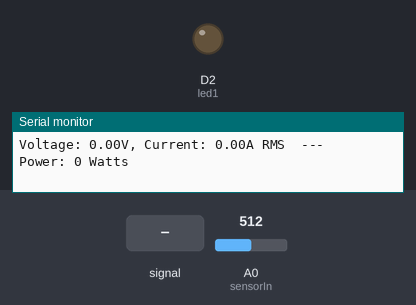
Simulated run of this sketch. Board: ESP8266 (NodeMCU). Parts: output pins drawn as LEDs (lit = HIGH), the last lines printed to the serial monitor. The test bench sets the inputs (shaded band); at power-on: A0 (sensorIn) = 512. WiFi joins after 1.5 s; servers stay silent unless stated.

Above: at 3.0 s.
3.1 s: A0 (sensorIn) fed a 200 Hz sine of ±81 counts around its level
At 5.4 s:
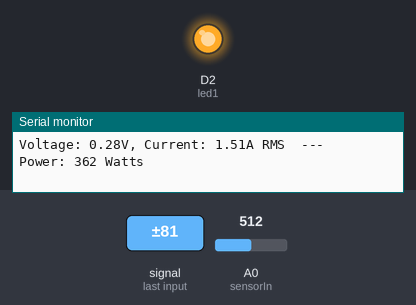
5.8 s: A0 (sensorIn) set to 716
At 7.8 s:
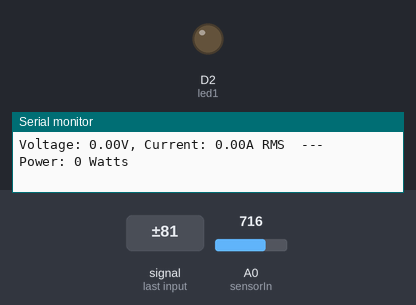
Timing chart, 0 to 9.3 s (numbered marks = the images above; inputs shaded):
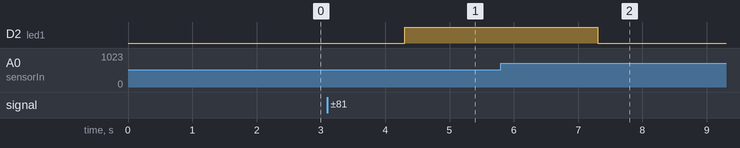

The sketch:

Node_MCU_thresholding.ino
```cpp
// this code does the current thresholding using the threshold variable
#define BLYNK_TEMPLATE_ID "TMPL3r4IuPZRZ"
#define BLYNK_TEMPLATE_NAME "PowerManager"
#define BLYNK_AUTH_TOKEN "YDMca7B8f-JQesrUPzC3MgN2SqSEE3wq"

#include <BlynkSimpleEsp8266.h>
#include <ESP8266WiFi.h>
#define led1 D2
float threshold=0.25; // give the threshold value
char auth[] = BLYNK_AUTH_TOKEN;
const int sensorIn = A0;
int mVperAmp = 185;
int Watt = 0;
double Voltage = 0;
double VRMS = 0;
double AmpsRMS = 0;
double offset = 0.0;

void setup() {
  Serial.begin(115200);
  Blynk.begin(auth, "SGD", "12345sgd");
  pinMode(led1,OUTPUT);
}

void loop() {
  Blynk.run();

  Voltage = getVPP();
  VRMS = (Voltage / 2.0) * 0.707;
  AmpsRMS = ((VRMS * 1000) / mVperAmp);

  Serial.print("Voltage: ");
  Serial.print(VRMS);
  Serial.print("V, Current: ");
  Serial.print(AmpsRMS, 2);
  Serial.print("A RMS  ---  ");

  Watt = int(AmpsRMS * 240); // Assuming 240V as line voltage
  Serial.print("Power: ");
  Serial.print(Watt);
  Serial.println(" Watts");

  Blynk.virtualWrite(V0, AmpsRMS);
  if(AmpsRMS>threshold)
  {
    Blynk.virtualWrite(V1, 255);
    digitalWrite(led1,HIGH);
  }
  else
  {
    Blynk.virtualWrite(V1, 0);
    digitalWrite(led1,LOW);
  }
  delay(500);
}

float getVPP() {
  int readValue;
  int maxValue = 0;
  int minValue = 1023;

  uint32_t start_time = millis();
  while ((millis() - start_time) < 1000) {
    readValue = analogRead(sensorIn);
    if (readValue > maxValue) {
      maxValue = readValue;
    }
    if (readValue < minValue) {
      minValue = readValue;
    }
  }

  float result = ((maxValue - minValue) * 5.0) / 1024.0;
  return result;
}
```

Measured:
- after the input at 3.1 s, D2 (led1): LOW → HIGH after 1.2 s
- after the input at 5.8 s, D2 (led1): HIGH → LOW after 1.5 s
